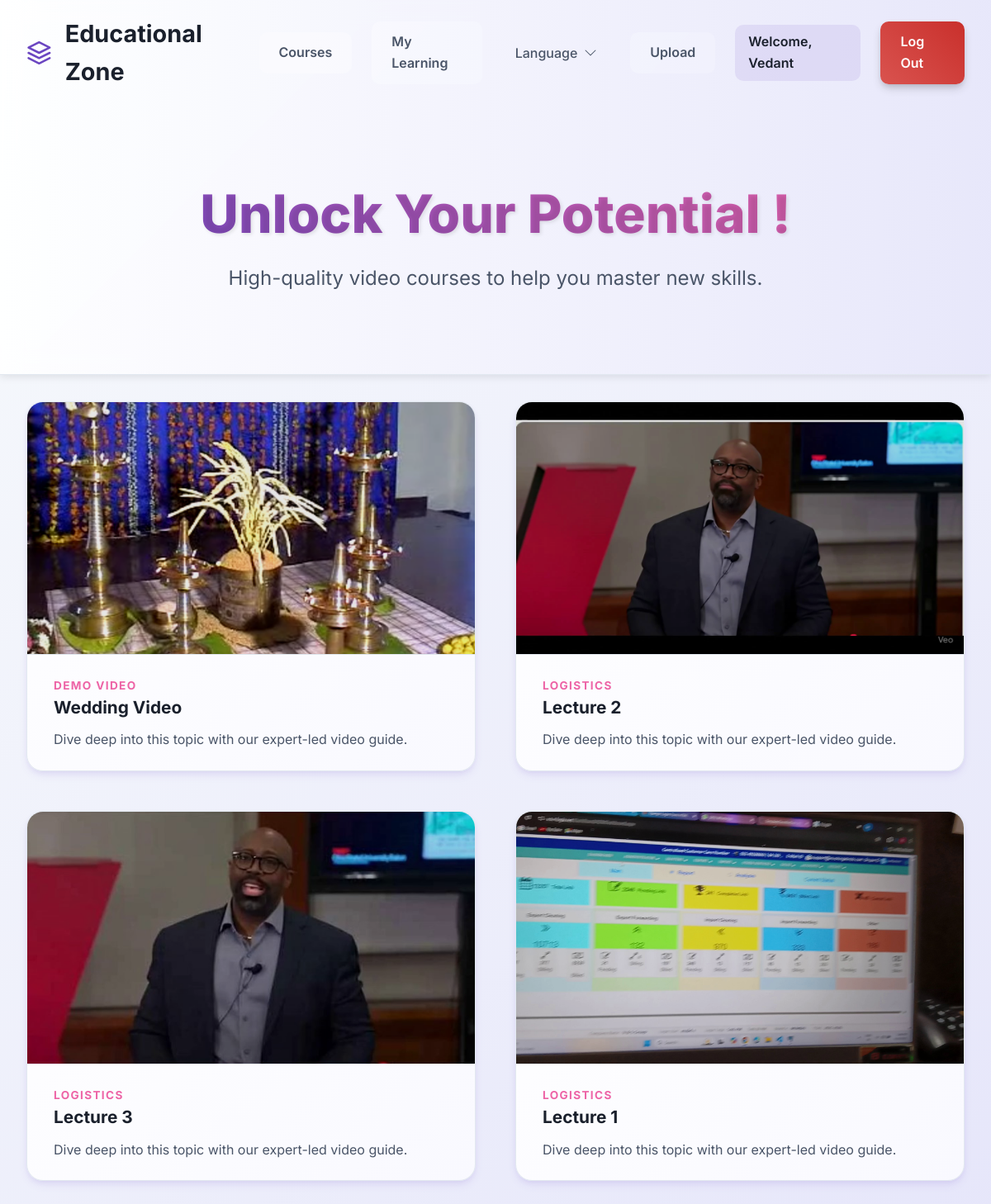
The page / (signed in) on the database its author committed.
### main.py (models this page shows)
class User(Base):
    __tablename__ = "users"
    id = Column(Integer, primary_key=True, index=True)
    username = Column(String, unique=True, index=True)
    hashed_password = Column(String)
    role = Column(String, default="student") # 'student' or 'admin'

class Video(Base):
    __tablename__ = "videos"
    id = Column(Integer, primary_key=True, index=True)
    filename = Column(String, unique=True, index=True) # This will now be the Cloudinary URL
    title = Column(String)
    category = Column(String)
    language = Column(String, default="English")

### main.py (the view)
@app.get("/", response_class=HTMLResponse)
async def index(request: Request, user: User = Depends(get_current_user), lang: str = None):
    if not user:
        return RedirectResponse(url="/login")
    db = SessionLocal()
    languages_query = db.query(Video.language).distinct().all()
    languages = [lang[0] for lang in languages_query if lang[0] is not None]
    if lang and lang != "All":
        videos_data = db.query(Video).filter(Video.language == lang).all()
    else:
        videos_data = db.query(Video).all() # Show all videos by default
    db.close()
    return templates.TemplateResponse("index.html", {"request": request, "videos": videos_data, "user": user, "languages": languages, "current_lang": lang or "All"})

### templates/index.html (shortened to what this page needs)
<!DOCTYPE html>
<html lang="en">
<head>
    <link rel="stylesheet" href="/static/style.css">
</head>
<body>
    <header class="main-header">
        <div class="container">
            <nav class="navbar">
                <div class="navbar-brand">
                    <svg class="logo-icon" xmlns="http://www.w3.org/2000/svg" width="32" height="32" viewBox="0 0 24 24" fill="none" stroke="currentColor" stroke-width="2" stroke-linecap="round" stroke-linejoin="round"><path d="M12 2L2 7l10 5 10-5-10-5z"></path><path d="M2 17l10 5 10-5"></path><path d="M2 12l10 5 10-5"></path></svg>
                    <span>Educational Zone </span>
                </div>
                <div class="navbar-links">
                    <a href="#" class="nav-link">Courses</a>
                    <a href="#" class="nav-link">My Learning</a>
                    <div class="dropdown">
                        <button onclick="toggleDropdown()" class="dropdown-btn">
                            Language
                            <svg xmlns="http://www.w3.org/2000/svg" width="16" height="16" fill="currentColor" viewBox="0 0 16 16">
                                <path fill-rule="evenodd" d="M1.646 4.646a.5.5 0 0 1 .708 0L8 10.293l5.646-5.647a.5.5 0 0 1 .708.708l-6 6a.5.5 0 0 1-.708 0l-6-6a.5.5 0 0 1 0-.708z"/>
                            </svg>
                        </button>
                    </div>
                    {% if user %}
                        {% if user.role == 'admin' %}
                        <a href="/upload" class="nav-link">Upload</a>
                        {% endif %}
                        <span class="nav-link username">Welcome, {{ user.username }}</span>
                        <a href="/logout" class="nav-link logout-button">Log Out</a>
                    {% else %}
                        <a href="/login" class="nav-link login-button">Log In</a>
                    {% endif %}
                </div>
            </nav>
            <div class="hero-section">
                <h1>Unlock Your Potential !</h1>
                <p>High-quality video courses to help you master new skills.</p>
            </div>
        </div>
    </header>
    <main class="container">
        <div class="video-grid">
            {% for video in videos %}
                <div class="video-card" onclick="playVideo('{{ video.filename }}')">
                    <div class="thumbnail-container">
                        <img class="thumbnail" src="/static/thumbnails/{{ video.title }}.jpg" alt="Thumbnail for {{ video.title }}" loading="lazy">
                    </div>
                    <div class="video-info">
                        <span class="video-category">{{ video.category }}</span>
                        <h3 class="video-title">{{ video.title }}</h3>
                        <p class="video-description">Dive deep into this topic with our expert-led video guide.</p>
                    </div>
                </div>
            {% endfor %}
        </div>
    </main>
</body>
</html>

### static/style.css (style rules this page uses)
:root { --primary-color: #6b46c1; --secondary-color: #ed64a6; --background-start: #f7fafc; --background-end: #e6e6fa; --card-background: #ffffff; --text-primary: #1a202c; --text-secondary: #4a5568; --border-color: #e2e8f0; --shadow-light: rgba(107, 70, 193, 0.1); --shadow-medium: rgba(107, 70, 193, 0.2); }
body { font-family: 'Inter', sans-serif; background: linear-gradient(135deg, var(--background-start), var(--background-end)); color: var(--text-primary); margin: 0; line-height: 1.6; animation: fadeIn 1s ease-in-out; }
.container { max-width: 1280px; margin: 0 auto; padding: 0 2rem; }
.main-header { background: linear-gradient(90deg, rgba(255, 255, 255, 0.9), rgba(230, 230, 250, 0.9)); backdrop-filter: blur(12px); border-bottom: 1px solid var(--border-color); position: sticky; top: 0; z-index: 100; box-shadow: 0 2px 10px rgba(0, 0, 0, 0.1); }
.navbar { display: flex; justify-content: space-between; align-items: center; padding: 1.5rem 0; height: 80px; }
.navbar-brand { font-size: 1.8rem; font-weight: 700; color: var(--text-primary); display: flex; align-items: center; gap: 1rem; transition: transform 0.3s ease; }
.logo-icon { color: var(--primary-color); animation: pulse 2s infinite; }
.navbar-links { display: flex; align-items: center; gap: 1.5rem; }
.nav-link { text-decoration: none; color: var(--text-secondary); font-weight: 600; transition: all 0.3s ease; padding: 0.75rem 1.5rem; border-radius: 10px; background: rgba(255, 255, 255, 0.2); }
.username { color: var(--text-primary); font-weight: 600; background: rgba(107, 70, 193, 0.1); padding: 0.5rem 1rem; border-radius: 10px; }
.login-button, .logout-button { background: linear-gradient(45deg, var(--primary-color), var(--secondary-color)); color: #fff; box-shadow: 0 6px 12px -2px rgba(0,0,0,0.2), 0 3px 6px -2px rgba(0,0,0,0.1); padding: 0.75rem 1.5rem; border: none; border-radius: 10px; transition: all 0.3s ease; }
.logout-button { background: linear-gradient(45deg, #d9534f, #c9302c); }
.hero-section { text-align: center; padding: 6rem 0; background-size: cover; }
.hero-section h1 { font-size: 4rem; font-weight: 800; line-height: 1.1; margin: 0 0 1.5rem 0; background: linear-gradient(45deg, var(--primary-color), var(--secondary-color)); -webkit-background-clip: text; background-clip: text; color: transparent; text-shadow: 2px 2px 4px rgba(0,0,0,0.1); }
.hero-section p { font-size: 1.5rem; color: var(--text-secondary); max-width: 700px; margin: 0 auto; animation: slideUp 1s ease-out; }
.video-grid { padding: 2rem 0 5rem 0; display: grid; grid-template-columns: repeat(auto-fill, minmax(350px, 1fr)); gap: 3rem; }
.video-card { background: linear-gradient(135deg, var(--card-background), #f9f9ff); border-radius: 20px; border: 1px solid var(--border-color); overflow: hidden; cursor: pointer; transition: all 0.4s ease; display: flex; flex-direction: column; box-shadow: 0 6px 12px -2px var(--shadow-light), 0 3px 6px -2px var(--shadow-light); }
.thumbnail-container { position: relative; padding-top: 56.25%; }
.thumbnail { position: absolute; top: 0; left: 0; width: 100%; height: 100%; object-fit: cover; transition: transform 0.5s ease; filter: brightness(0.9); }
.video-info { padding: 1.5rem 2rem; flex-grow: 1; border-top: 1px solid var(--border-color); }
.video-category { font-size: 0.85rem; font-weight: 700; color: var(--secondary-color); text-transform: uppercase; letter-spacing: 0.1em; margin-bottom: 0.75rem; animation: fadeInUp 1s ease-out; }
.video-title { font-size: 1.3rem; font-weight: 700; margin: 0 0 0.75rem 0; line-height: 1.4; color: var(--text-primary); }
.video-description { font-size: 1rem; color: var(--text-secondary); margin: 0; }
.dropdown { position: relative; display: inline-block; }
.dropdown-btn { background-color: transparent; color: var(--text-secondary); font-weight: 500; padding: 0.5rem 1rem; font-size: 1rem; border: none; border-radius: 8px; cursor: pointer; display: flex; align-items: center; gap: 0.5rem; font-family: 'Inter', sans-serif; transition: all 0.2s ease; }
.dropdown-btn svg { transition: transform 0.2s ease; }

### rows shown on the page
User: username "Vedant"
Video: title (picture), category "DEMO VIDEO", title "Wedding Video"
Video: title (picture), category "LOGISTICS", title "Lecture 2"
Video: title (picture), category "LOGISTICS", title "Lecture 3"
Video: title (picture), category "LOGISTICS", title "Lecture 1"
